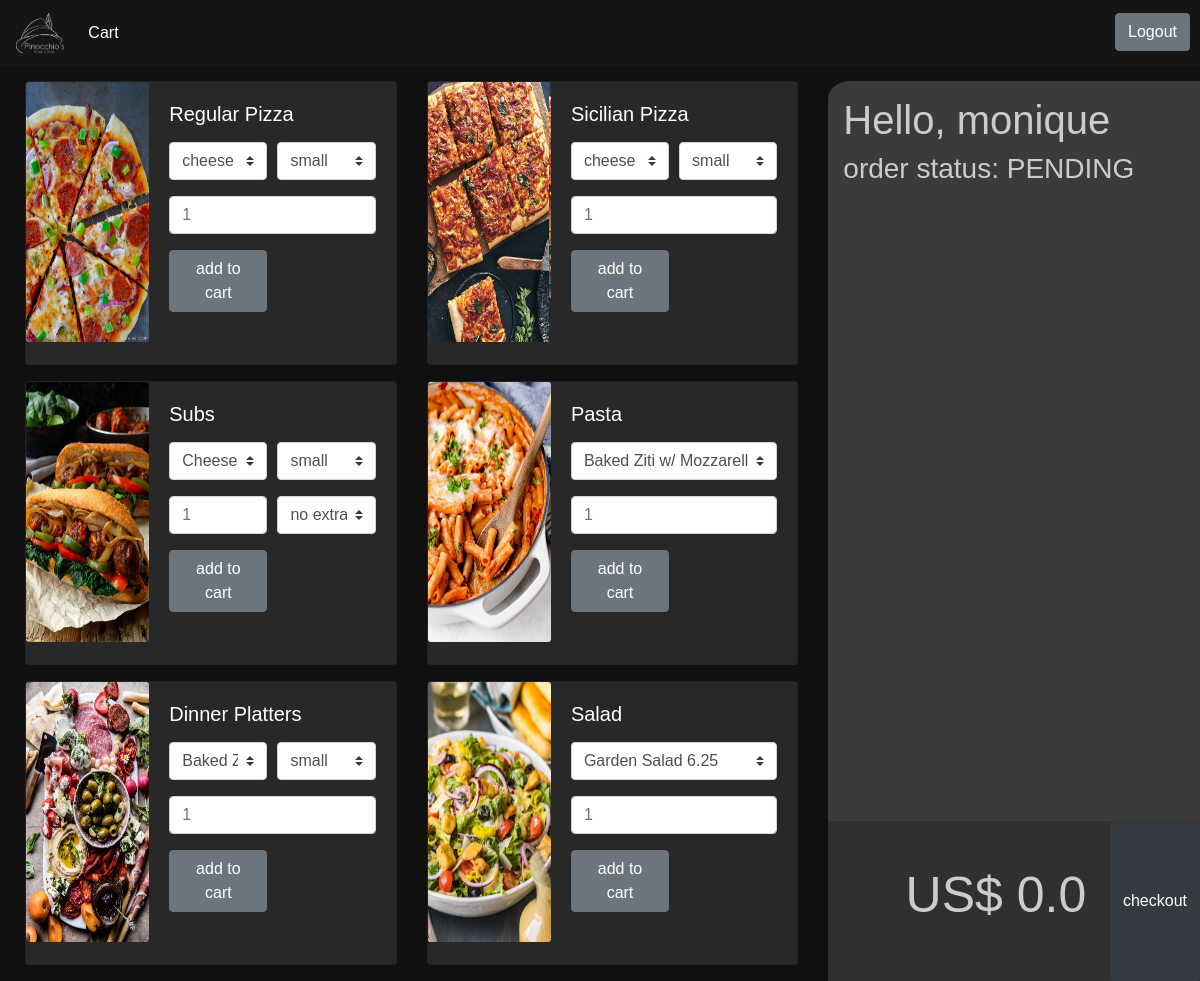
Before: / (signed in) with the older database file.
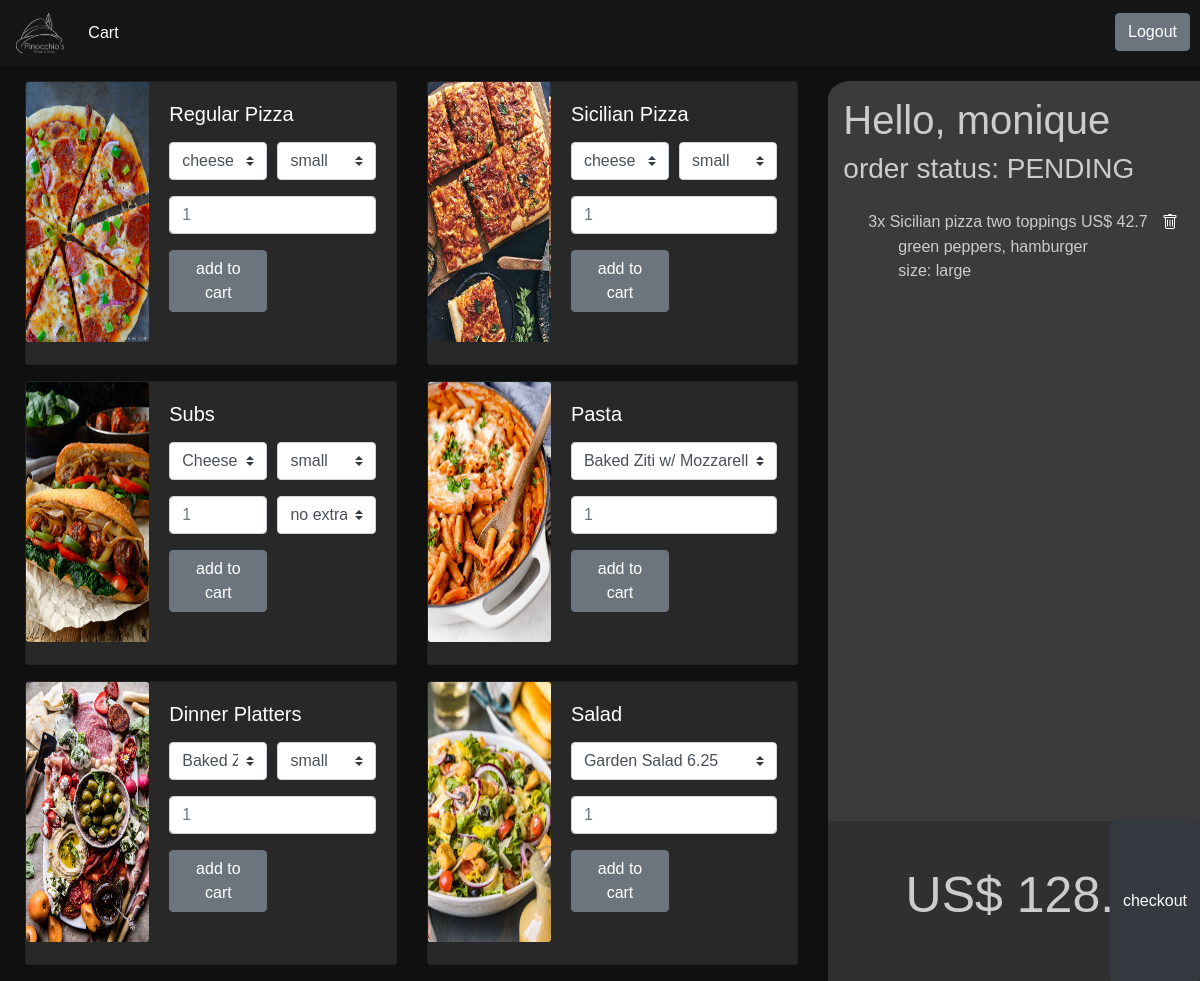
After: the same page with the newer database file.
### orders/models.py (models this page shows, shortened)
class OrderItem(models.Model):
    quantity = models.PositiveIntegerField(default=1)
    order = models.ForeignKey(Order, on_delete=models.CASCADE)
    content_type = models.ForeignKey(ContentType, on_delete=models.CASCADE)
    object_id = models.PositiveIntegerField()
    content_object = GenericForeignKey()
    price = models.FloatField(null=True)
    size = models.ForeignKey(Size, null=True ,on_delete=models.CASCADE)
    extras = models.CharField(max_length=30, blank=True)

class Pizza(models.Model):
    base = models.ForeignKey(PizzaBaseType, on_delete=models.CASCADE, null=True)
    toppings = models.ForeignKey(PizzaTopping, on_delete=models.CASCADE, null=True)
    small = models.FloatField(default=0.0)
    large = models.FloatField(default=0.0)
    def __str__(self):
        return f"{self.base} pizza\n{self.toppings}"

class PizzaBaseType(models.Model):
    base = models.CharField(max_length=20)
    def __str__(self):
        return f'{self.base}'

class PizzaTopping(models.Model):
    topping = models.CharField(max_length=20)
    def __str__(self):
        return f'{self.topping}'

class Size(models.Model):
    size = models.CharField(max_length=20)
    def __str__(self):
        return f'{self.size}'

### orders/views.py (the view)
# urls.py: path("", views.index, name="index"),
def index(request):
    if not request.user.is_authenticated:
        context = generate_context(request, None, logged=False)
        return render(request, "orders/index.html", context)
    order = if_pending_order(request)
    context = generate_context(request, order, logged=True)
    return render(request, "orders/order_view.html", context)

### orders/models.py (called while the page is built)
    def __str__(self):
        return f"{self.name}"

    def __str__(self):
        return f"{self.ingredients}"

    def __str__(self):
        return f"{self.ingredients}"

    def __str__(self):
        return f"{self.ingredients}"

### orders/views.py (called while the page is built)
def orderTotal(items):
    total = 0.0
    for item in items:
        if item.price != None:
            total += item.price * item.quantity
    return round(total, 2)

def if_pending_order(request):
    try:
        order = Order.objects.get(user=request.user, order_status='PENDING')
    except:
        order = Order.objects.create(user=request.user, order_status='PENDING')
        order.save()
    return order

### orders/templates/orders/order_view.html (shortened to what the changed rows need)
{% extends "orders/layout.html" %}
{% load static %}
{% block body %}
<div class="row" id="row_content">
    <div class="col-xs-12 col-md-4">
        <div class="container" id="cart">
            <h1>Hello, {{ user.username }}</h1>
            <div class="row" id="cart_row">
                <div class="col-xs-6 items_div" id="cart_items_div">
                    {%for item in items%}
                    <div class="{{item.id}}_item_div">
                        <div style="margin-top: 5px;">{{item.quantity}}x {{item.content_object}} US$ {{item.price}}
                            <button class="trash" id="{{item.id}}" onclick="deleteItem(this.id)">
                            </button>
                        </div>
                        <div class="size_div">{% if item.extras != None %}{{item.extras}} {% endif %}</div>
                        <div class="size_div">{% if item.size != None %}size: {{item.size}} {% endif %}</div>
                    </div>
                    {% endfor %}
                </div>
            </div>
            <div class="row" id="total_div">
                <h1 id="total">US$ <span class="totalPrice">{{totalPrice}}</span></h1>
            </div>
        </div>
    </div>
</div>
{% endblock%}

Changed rows visible on the page:
added OrderItem: quantity "3", content_object "Sicilian pizza two toppings", price "42.7", extras "green peppers, hamburger", size "large"
Other visible differences:
{{ totalPrice }}: "0.0" → "128.1"
